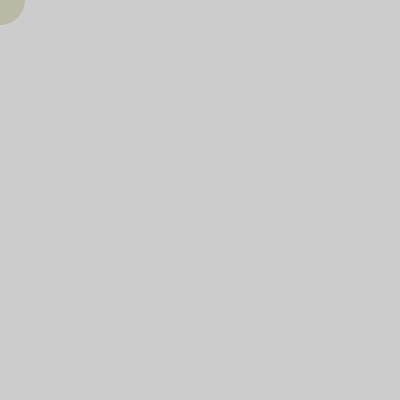
Frame 1 (no input)
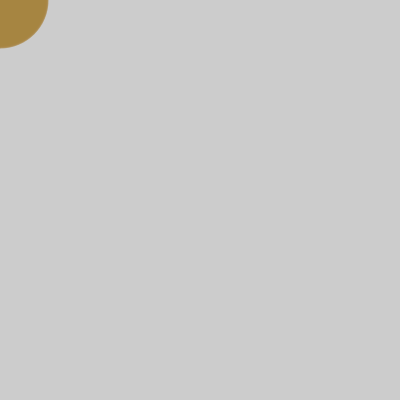
Frame 60 (the mouse pressed at the canvas centre just before this capture)
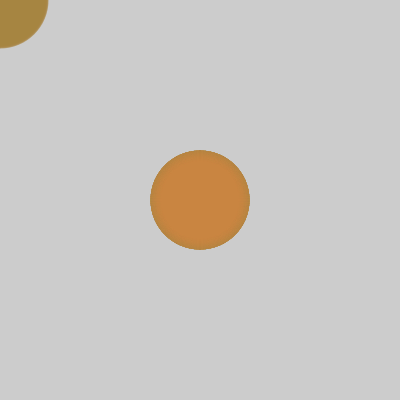
Frame 120 (the mouse held since frame 60 and released just before this capture)

The Processing sketch that drew these frames (run headless with seeded random() and noise(); from frame 60 on, the mouse is pressed at the canvas centre):

// Processing sketch: processing_184688
// ── processing_184688.pde

/*
 * Red Snake (Serpiente Roja)
 *
 * Programa para crear una serpiente roja moviendose por la pantalla
 *
 * Paso 6:
 *  - cambia el tamaño del circulo en funcion del tiempo
 *  - al igual que antes, necesitaras crear una variable
 *    para almacenar el valor del tamaño
 *  - puedes usar la misma funcion que para el color, pero
 *    cambiando la frecuencia
 *  - para mejor efecto visual, añade transparencia al color
 *
 * (c) 2013 D. Cuartielles, Arduino Verkstad, Suecia
 */
 
int rojo = 255;
int tiempo = 0;
int diametro = 50;
  
void setup() {
  size(400, 400);
}
 
void draw() {
  tiempo = tiempo + 1;    
  rojo = int(128 * (1 + sin(tiempo * 2 * PI / frameRate / 20)));
  diametro = int(50 * (1 + sin( tiempo * 2 * PI / frameRate / 5))); // Modifica el diametro del circulo con el paso del tiempo
   
  noStroke();            
  fill(rojo, 130,65, 68);  // Añade un 50% de transparencia al color
  ellipse(mouseX, mouseY, diametro, diametro);
}
